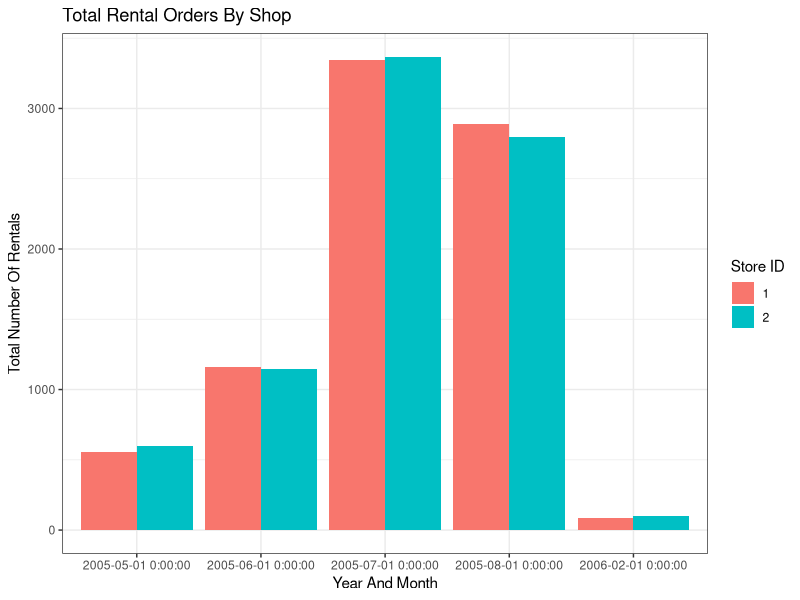
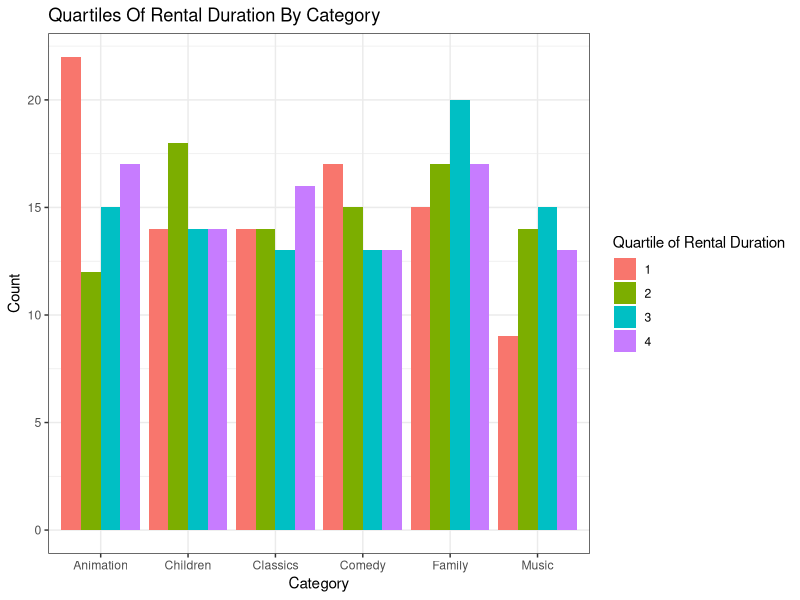
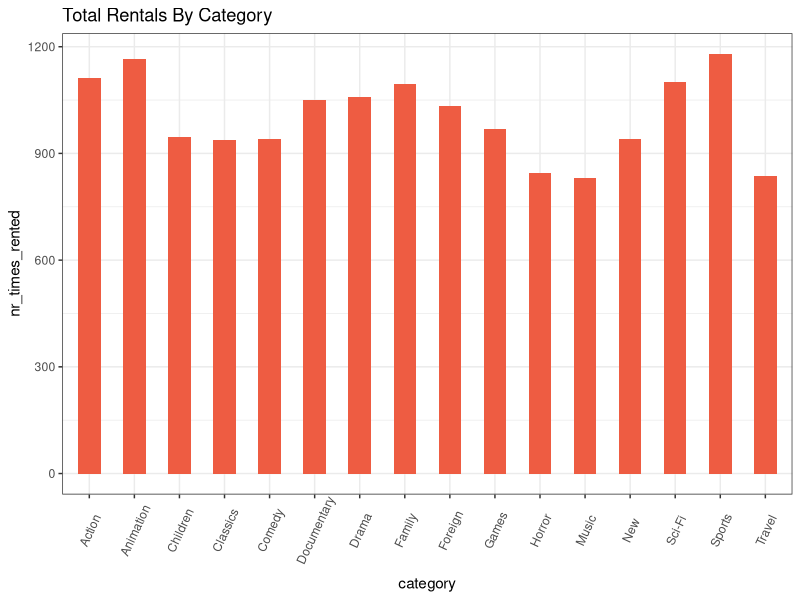
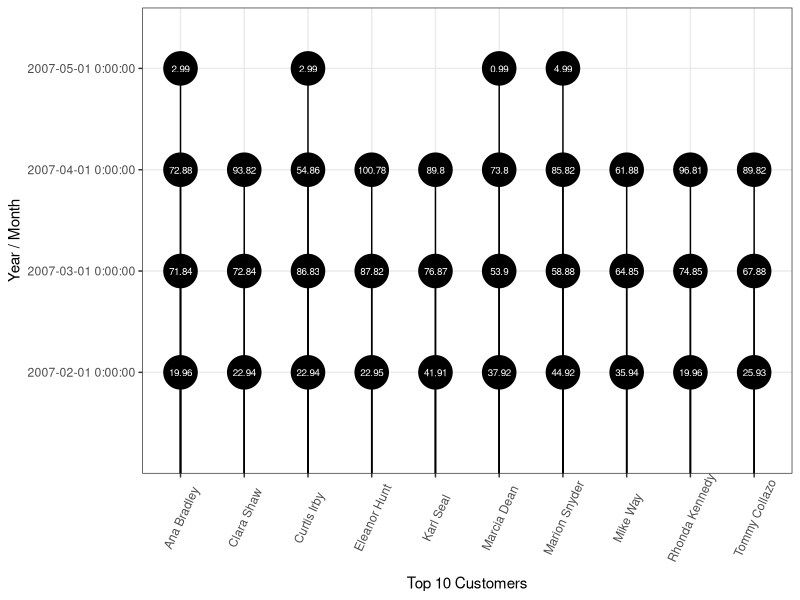
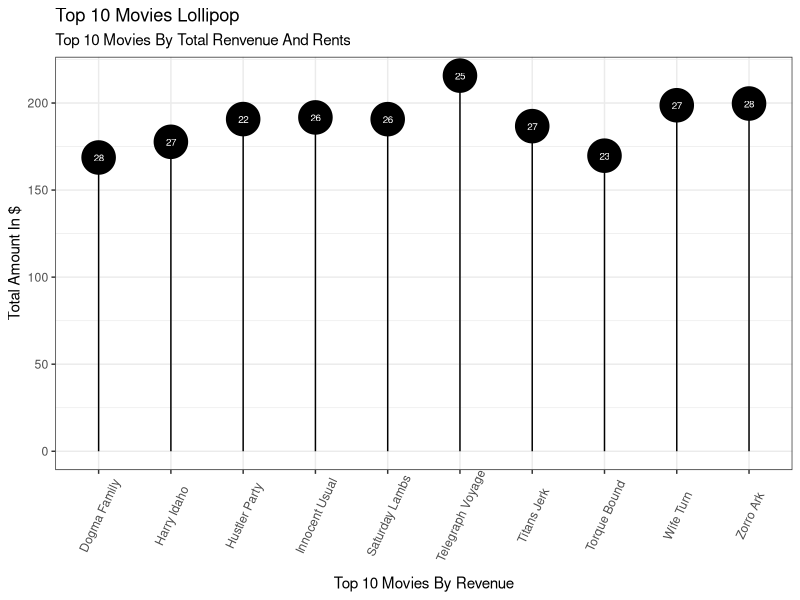

Reproduce these figures in R, in order.
library(ggplot2)

#theme sets:
theme_set(theme_classic())
theme_set(theme_bw())

#load all csv files generated from the SQL queries:
data_one = read.csv("sheet_one.csv")
data_two = read.csv("sheet_two.csv")
data_three = read.csv("sheet_three.csv")
data_four = read.csv("sheet_four.csv")
data_five = read.csv("sheet_five.csv")
options(warn=-1)

# total number of rentals grouped by year/month and colored by store id
ggplot(data_one, aes(fill=as.factor(Store.ID), y=Rental, x=Year)) + 
  geom_bar(position="dodge", stat="identity") +
  labs(title = "Total Rental Orders By Shop") +
  ylab("Total Number Of Rentals") +
  xlab("Year And Month") +
  labs(fill ="Store ID")

# count quartiles of rental duration by category colored by quartiles
ggplot(data_two, aes(fill=as.factor(standard_quartile), y=rental_duration, x=category)) + 
  geom_bar(position="dodge", stat="identity") +
  labs(title = "Quartiles Of Rental Duration By Category") +
  ylab("Count") +
  xlab("Category") +
  labs(fill ="Quartile of Rental Duration")

# total rentals by category
ggplot(data_four, aes(x=category, y=nr_times_rented))+
  geom_bar(stat="identity", width = 0.5, fill="tomato2") + 
  labs(title="Total Rentals By Category") +
  theme(axis.text.x = element_text(angle=65, vjust=0.6))

# Total spend by month and top 10 customer
ggplot(data_three, aes(x=name, y=date, label=dollar_spent)) + 
  geom_point(stat='identity', fill="tomato2", size=11)  +
  geom_segment(aes(y = 0, 
                   x = name, 
                   yend = date, 
                   xend = name), 
               color = "black") +
  geom_text(color="white", size=2.5) +
  theme(axis.text.x = element_text(angle=65, vjust=0.6)) +
  ylab("Year / Month") +
  xlab("Top 10 Customers") 
  labs(title="Top 10 Customers Lollipop", 
       subtitle="Total Spend By Month And Top 10 Customers") 

# Top 10 movies by total renvenue and total rents
ggplot(data_five, aes(x=file_title, y=total, label=nr_time_rented)) + 
  geom_point(stat='identity', fill="tomato2", size=11)  +
  geom_segment(aes(y = 0, 
                   x = file_title, 
                   yend = total, 
                   xend = file_title), 
               color = "black") +
  geom_text(color="white", size=2.5) +
  theme(axis.text.x = element_text(angle=65, vjust=0.6)) +
  ylab("Total Amount In $") +
  xlab("Top 10 Movies By Revenue") +
  labs(title="Top 10 Movies Lollipop", 
     subtitle="Top 10 Movies By Total Renvenue And Rents") 
